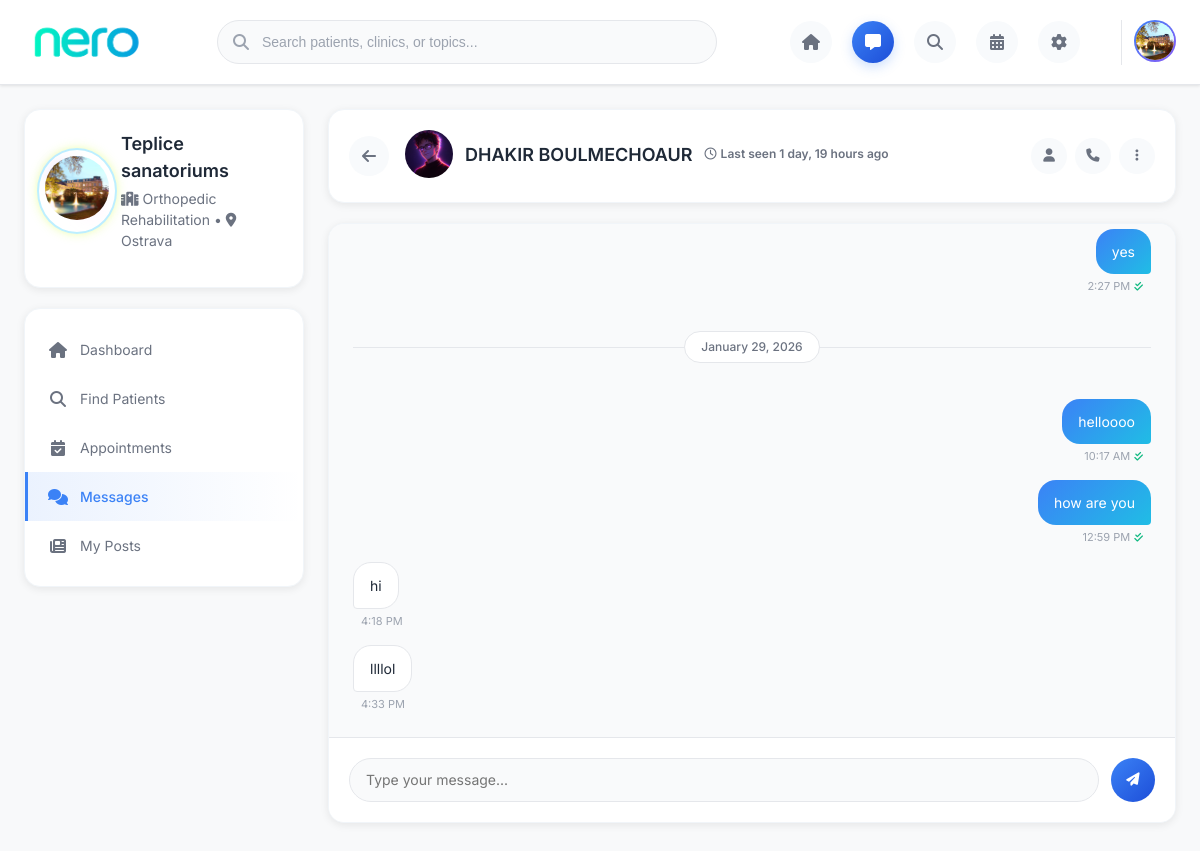
The page /chat/room/clinic/1/ (signed in) on the database its author committed.
### clinics/models.py (models this page shows, shortened)
class Clinic(models.Model):
    SPECIALIZATION_CHOICES = (
        ('Physical Therapy', 'Physical Therapy'),
        ('Occupational Therapy', 'Occupational Therapy'),
        ('Sports Medicine', 'Sports Medicine'),
        ('Orthopedic Rehabilitation', 'Orthopedic Rehabilitation'),
        ('Neurological Rehabilitation', 'Neurological Rehabilitation'),
        ('Cardiac Rehabilitation', 'Cardiac Rehabilitation'),
        ('Pediatric Rehabilitation', 'Pediatric Rehabilitation'),
        ('Geriatric Rehabilitation', 'Geriatric Rehabilitation'),
        ('Pain Management', 'Pain Management'),
        ('Post-Surgical Rehabilitation', 'Post-Surgical Rehabilitation'),
    )
    user = models.OneToOneField(User, on_delete=models.CASCADE)
    clinic_name = models.CharField(max_length=200)
    tagline = models.CharField(max_length=300, blank=True, help_text="Brief tagline for your clinic")
    description = models.TextField(help_text="Detailed description of your clinic services and approach")
    address = models.TextField()
    city = models.CharField(max_length=100)
    state = models.CharField(max_length=100)
    zip_code = models.CharField(max_length=20)
    phone_number = models.CharField(max_length=15)
    contact_email = models.EmailField()
    website = models.URLField(blank=True)
    specialization = models.CharField(max_length=50, choices=SPECIALIZATION_CHOICES)
    other_specializations = models.CharField(max_length=200, blank=True, help_text="Other specializations (comma separated)")
    license_number = models.CharField(max_length=50)
    established_date = models.DateField()
    facilities = models.CharField(max_length=500, blank=True, help_text="Available facilities (comma separated)")
    number_of_therapists = models.PositiveIntegerField(default=1)
    languages_spoken = models.CharField(max_length=200, default='English', help_text="Languages spoken (comma separated)")
    hours_of_operation = models.TextField(default='Mon-Fri: 9:00 AM - 6:00 PM\nSat: 9:00 AM - 1:00 PM')
    profile_picture = models.ImageField(upload_to='clinic_profile_pics/', blank=True, null=True, help_text="Main profile picture of your clinic")
    cover_photo = models.ImageField(upload_to='clinic_cover_photos/', blank=True, null=True, help_text="Cover photo for your clinic page")
    last_seen = models.DateTimeField(null=True, blank=True)
    facebook_url = models.URLField(blank=True)
    instagram_url = models.URLField(blank=True)
    linkedin_url = models.URLField(blank=True)
    is_verified = models.BooleanField(default=False)
    accepts_heart_problems = models.BooleanField(default=True, help_text="Accept patients with heart problems")
    accepts_catheter = models.BooleanField(default=True, help_text="Accept patients using a catheter (permanent or intermittent)")
    accepts_wheelchair = models.BooleanField(default=True, help_text="Accept patients who use a wheelchair")
    accepts_walker = models.BooleanField(default=True, help_text="Accept patients who use a walker")
    accepts_crutch = models.BooleanField(default=True, help_text="Accept patients who use crutches")
    accepts_electric_wheelchair = models.BooleanField(default=True, help_text="Accept patients who use an electric wheelchair")
    accepts_bowel_incontinence = models.BooleanField(default=True, help_text="Accept patients with bowel incontinence")
    accepts_urine_incontinence = models.BooleanField(default=True, help_text="Accept patients with urine incontinence")
    accepts_medical_condom = models.BooleanField(default=True, help_text="Accept patients using a medical condom")
    accepts_diapers = models.BooleanField(default=True, help_text="Accept patients using diapers")
    accepts_breathing_issues = models.BooleanField(default=True, help_text="Accept patients with breathing issues")
    accepts_feeding_tube = models.BooleanField(default=True, help_text="Accept patients using a feeding tube")
    accepts_stool_tube = models.BooleanField(default=True, help_text="Accept patients using a stool tube")
    accepts_urine_tube = models.BooleanField(default=True, help_text="Accept patients using a urine tube")
    accepts_bedsores = models.BooleanField(default=True, help_text="Accept patients with bedsores")
    accepts_diabetes = models.BooleanField(default=True, help_text="Accept patients with diabetes")
    accepts_insulin = models.BooleanField(default=True, help_text="Accept patients using insulin")
    accepts_high_blood_pressure = models.BooleanField(default=True, help_text="Accept patients with high blood pressure")
    accepts_infectious_diseases = models.BooleanField(default=True, help_text="Accept patients with infectious diseases")
    accepts_vein_thrombosis = models.BooleanField(default=True, help_text="Accept patients with vein thrombosis")
    accepts_depression = models.BooleanField(default=True, help_text="Accept patients with depression")

### accounts/models.py (models this page shows, shortened)
class User(AbstractUser):
    USER_TYPE_CHOICES = (
        ('patient', 'Patient'),
        ('clinic', 'Clinic'),
    )
    user_type = models.CharField(
        max_length=10,
        choices=USER_TYPE_CHOICES,
        default='patient'
    )

### patients/models.py (models this page shows, shortened)
class Patient(models.Model):
    GENDER_CHOICES = (
        ('M', 'Male'),
        ('F', 'Female'),
        ('O', 'Other'),
    )
    user = models.OneToOneField(User, on_delete=models.CASCADE)
    full_name = models.CharField(max_length=100)
    date_of_birth = models.DateField(null=True, blank=True)
    gender = models.CharField(max_length=1, choices=GENDER_CHOICES)
    phone = models.CharField(max_length=15)
    profile_picture = models.FileField(
        upload_to='patient_profile_pics/',
        null=True,
        blank=True,
        validators=[
            FileExtensionValidator(allowed_extensions=['pdf', 'jpg', 'png']),
            validate_file_size_3mb,
        ],
    )
    last_seen = models.DateTimeField(null=True, blank=True)

### chat/models.py (models this page shows, shortened)
class Message(models.Model):
    chat_room = models.ForeignKey(ChatRoom, on_delete=models.CASCADE, related_name='messages')
    sender = models.ForeignKey(User, on_delete=models.CASCADE)
    content = models.TextField()
    timestamp = models.DateTimeField(auto_now_add=True)
    is_read = models.BooleanField(default=False)

### chat/views_clinic.py (the view)
# urls.py: path('room/clinic/<int:room_id>/', views_clinic.chat_room_view_clinic, name='chat_room_view_clinic'),
@login_required
def chat_room_view_clinic(request, room_id):
    if not hasattr(request.user, 'clinic'):
        return redirect('login')
    chat_room = get_object_or_404(ChatRoom, id=room_id)
    other = chat_room.user2 if chat_room.user1 == request.user else chat_room.user1
    if not hasattr(other, 'patient'):
        return redirect('chat_room_list_clinic')
    chat_room.messages.filter(is_read=False).exclude(sender=request.user).update(is_read=True)
    messages = chat_room.messages.order_by('timestamp')
    context = {'chat_room': chat_room, 'messages': messages, 'clinic': request.user.clinic, 'other': other}
    return render(request, 'chat/chat_room_clinic.html', context)

### chat/templates/chat/chat_room_clinic.html (shortened to what this page needs)
{% load static %}
<!DOCTYPE html>
<html lang="en">
<head>
    <link rel="stylesheet" href="https://cdnjs.cloudflare.com/ajax/libs/font-awesome/6.4.0/css/all.min.css">
</head>
<body>
    <header class="main-header">
        <div class="header-container">
            <div class="logo-container">
                <div class="logo-gradient" role="img" aria-label="NERO Logo"></div>
            </div>
            <div class="search-container">
                <i class="fas fa-search search-icon"></i>
                <input type="text" name="q" class="search-bar" id="dashboard-search-bar" autocomplete="off" placeholder="Search patients, clinics, or topics...">
            </div>
            <div class="nav-icons">
                <a href="{% url 'clinic_dashboard' %}" class="nav-icon">
                    <i class="fas fa-home"></i>
                </a>
                <a href="{% url 'chat_room_list_clinic' %}" class="nav-icon active">
                    <i class="fas fa-comment-alt"></i>
                </a>
                <a href="{% url 'search_patient_clinic' %}" class="nav-icon">
                    <i class="fas fa-search"></i>
                </a>
                <a href="{% url 'clinic_appointments' %}" class="nav-icon">
                    <i class="fas fa-calendar-alt"></i>
                </a>
                <a href="{% url 'clinic_settings' %}" class="nav-icon" title="Clinic Settings">
                    <i class="fas fa-cog"></i>
                </a>
            </div>
            <div class="user-menu">
                <button id="avatarBtn" aria-haspopup="true" aria-expanded="false" style="background:transparent;border:none;padding:0;cursor:pointer;">
                    {% if clinic.profile_picture %}
                    <img src="{{ clinic.profile_picture.url }}" alt="Clinic Profile" class="user-avatar" id="avatarImg">
                    {% else %}
                    <div class="user-avatar" id="avatarImg" style="background: linear-gradient(135deg, #3b82f6, #8b5cf6); display: flex; align-items: center; justify-content: center; color: white; font-weight: bold; font-size: 16px;">
                        {{ clinic.clinic_name|first|upper }}
                    </div>
                    {% endif %}
                </button>
            </div>
        </div>
    </header>
    <main class="main-layout">
        <aside class="sidebar-left">
            <div class="profile-card">
                <div class="profile-header">
                    <div class="avatar-wrap">
                        {% if clinic.profile_picture %}
                            <img src="{{ clinic.profile_picture.url }}" alt="Clinic Profile" class="profile-avatar">
                        {% else %}
                            <div class="profile-avatar" style="background: linear-gradient(135deg, #3b82f6, #8b5cf6); display: flex; align-items: center; justify-content: center; color: white; font-weight: bold; font-size: 24px;">
                                {{ clinic.clinic_name|first|upper }}
                            </div>
                        {% endif %}
                    </div>
                    <div class="profile-info">
                        <h3>{{ clinic.clinic_name }}</h3>
                        <p><i class="fas fa-hospital"></i> {{ clinic.specialization }}{% if clinic.city %} • <i class="fas fa-map-marker-alt"></i> {{ clinic.city }}{% endif %}</p>
                    </div>
                </div>
            </div>
            <nav class="sidebar-nav">
                <a href="{% url 'clinic_dashboard' %}" class="nav-item">
                    <i class="fas fa-home"></i>
                    Dashboard
                </a>
                <a href="{% url 'search_patient_clinic' %}" class="nav-item">
                    <i class="fas fa-search"></i>
                    Find Patients
                </a>
                <a href="{% url 'clinic_appointments' %}" class="nav-item">
                    <i class="fas fa-calendar-check"></i>
                    Appointments
                </a>
                <a href="{% url 'chat_room_list_clinic' %}" class="nav-item active">
                    <i class="fas fa-comments"></i>
                    Messages
                </a>
                <a href="{% url 'clinic_my_posts' %}" class="nav-item">
                    <i class="fas fa-newspaper"></i>
                    My Posts
                </a>
            </nav>
        </aside>
        <section class="main-content">
            <div class="page-header">
                <a href="{% url 'chat_room_list_clinic' %}" class="back-button">
                    <i class="fas fa-arrow-left"></i>
                </a>
                <div class="chat-header-info">
                    <div class="chat-patient-name">
                        {% if other.patient %}
                            {% if other.patient.profile_picture %}
                                <img src="{{ other.patient.profile_picture.url }}" alt="{{ other.patient.full_name }}" class="chat-avatar">
                            {% else %}
                                <div class="chat-avatar fallback">{{ other.patient.full_name|first|upper }}</div>
                            {% endif %}
                            {{ other.patient.full_name }}
                        {% elif other.clinic %}
                            {{ other.clinic.clinic_name }}
                        {% else %}
                            {{ other.get_full_name|default:other.username }}
                        {% endif %}
                        <span class="online-status">
                            {% if other.patient.is_online %}
                                <span class="online-dot"></span> Online now
                            {% else %}
                                <i class="far fa-clock"></i> Last seen {{ other.patient.last_seen|timesince }} ago
                            {% endif %}
                        </span>
                    </div>
                </div>
                <div class="chat-actions">
                    <button class="action-btn" title="Patient Profile" onclick="window.location.href='{% if other.patient %}{% url 'patient_detail' other.patient.id %}{% endif %}'">
                        <i class="fas fa-user"></i>
                    </button>
                    <button class="action-btn" title="Call">
                        <i class="fas fa-phone"></i>
                    </button>
                    <button class="action-btn" title="More options">
                        <i class="fas fa-ellipsis-v"></i>
                    </button>
                </div>
            </div>
            <div class="chat-container">
                <div class="chat-messages" id="chatMessages">
                    {% if messages %}
                        {% regroup messages by timestamp.date as date_messages %}
                        {% for date_group in date_messages %}
                            <div class="date-separator">
                                <span>
                                    {% if date_group.grouper == today %}Today{% elif date_group.grouper == yesterday %}Yesterday{% else %}{{ date_group.grouper|date:"F j, Y" }}{% endif %}
                                </span>
                            </div>
                            {% for message in date_group.list %}
                                <div class="message {% if message.sender == request.user %}sent{% else %}received{% endif %}">
                                    <div class="message-content">
                                        {{ message.content|linebreaksbr }}
                                    </div>
                                    <div class="message-time">
                                        {{ message.timestamp|date:"g:i A" }}
                                        {% if message.sender == request.user %}
                                            <span class="message-status">
                                                {% if message.is_read %}
                                                    <i class="fas fa-check-double" style="color:#10b981; font-size:10px;"></i>
                                                {% else %}
                                                    <i class="fas fa-check" style="color:#9ca3af; font-size:10px;"></i>
                                                {% endif %}
                                            </span>
                                        {% endif %}
                                    </div>
                                </div>
                            {% endfor %}
                        {% endfor %}
                    {% endif %}
                </div>
                <form class="chat-input-area" id="chatForm" onsubmit="sendMessage(event)">
                    <textarea
                        class="message-input"
                        id="messageInput"
                        placeholder="Type your message..."
                        rows="1"
                        oninput="autoResize(this)"
                        required></textarea>
                    <button type="submit" class="send-button" id="sendButton">
                        <i class="fas fa-paper-plane"></i>
                    </button>
                </form>
            </div>
        </section>
    </main>
</body>
</html>

### rows shown on the page
Clinic: profile_picture (picture), clinic_name "Teplice sanatoriums", specialization "Orthopedic Rehabilitation", city "Ostrava"
User: patient.profile_picture (picture), patient.full_name "DHAKIR BOULMECHOAUR", patient.last_seen "1 day, 19 hours"
Message: content "yes", timestamp "2:27 PM", is_read True (drawn)
Message: content "helloooo", timestamp "10:17 AM", is_read True (drawn)
Message: content "how are you", timestamp "12:59 PM", is_read True (drawn)
Message: content "hi", timestamp "4:18 PM"
Message: content "llllol", timestamp "4:33 PM"

### other values the page prints
{{ date_group.grouper|date:"F j, Y" }} "January 29, 2026"
